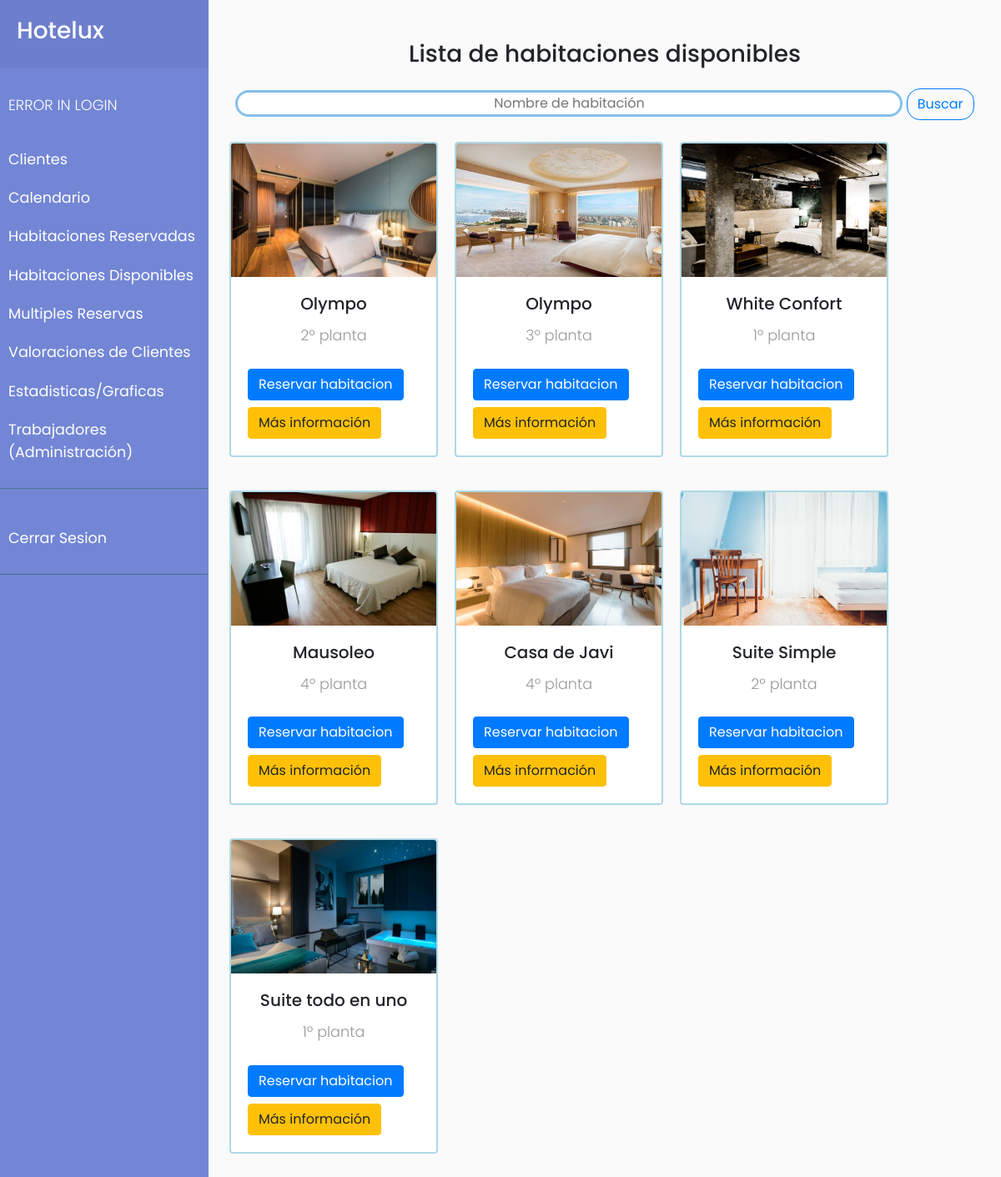
The page /habitaciones_disponibles.php on the database its author committed.
### tables this page shows
CREATE TABLE IF NOT EXISTS `habitaciones` (
  `id` int(11) NOT NULL AUTO_INCREMENT,
  `name` varchar(50) NOT NULL,
  `floor` set('1','2','3','4') NOT NULL,
  `number` int(3) NOT NULL,
  `price` double NOT NULL,
  `description` varchar(500) NOT NULL,
  `photo` varchar(300) NOT NULL,
  `status` tinyint(1) NOT NULL,
  PRIMARY KEY (`id`)
);

### bbdd.php (called while the page is built, shortened)
<?php
function conecta()
{
    $servername = "localhost";
    $user = "root";
    $password = "";
    $dbname = "hotel_erp";
    $conn = new mysqli($servername, $user, $password, $dbname);
    return $conn;
}
function recogeDatos()
{
    $con = conecta();
    $query = "SELECT * FROM habitaciones WHERE status LIKE '0'";
    $result = $con->query($query);
    return $result;
}
?>

### habitaciones_disponibles.php (the view, shortened to what this page needs)
<?php include "carrito.php";
include "bbdd.php";
include 'cabecera.php';
?>
<link href="./CSS/estilos.css" rel="stylesheet" type="text/css">
<div class="container" id="habitaciones">
    <div class="row">
        <div class="col-12">
            <h3 class="text text-center mt-5 mb-4">Lista de habitaciones disponibles</h3>
        </div>
        <div class="text text-center col-12 mb-3">
            <input id="txtBuscar" type="text" name="txtBuscar" value="" placeholder="Nombre de habitación" class="text text-center" style="border: 3px solid #85C1E9 ; border-radius: 1em; width: 50em; ">
            <button type="button" class="btn btn-outline-primary" style="border-radius: 1em;" name="button" onclick="busqueda()">Buscar</button>
        </div>
        <?php if (isset($_GET['busca'])) {
            $habitaciones = recogeBusqueda();
        } else {
            $habitaciones = recogeDatos();
        }
        if ($habitaciones->num_rows > 0) {
            while ($row = $habitaciones->fetch_assoc()) {
                $id = $row['id'];
                $nombre = $row['name'];
                $planta = $row['floor'];
                $precio = $row['price'];
                $img = $row['photo'];
        ?>
                <div class='cajas card'>
                    <a href='./producto.php?id=<?php $id ?>'>
                        <img class='card-img-top' onclick='agranda(this)' src='<?php echo $img ?>' alt='Card image cap' style="height:10em; width:max-width;">
                    </a>
                    <div class='card-body'>
                        <h5 class='card-title text text-center'>
                            <?php echo $nombre ?>
                        </h5>
                        <p class="text text-center"><?php echo $planta . "º planta" ?></p>
                        <button class='btn btn-primary mt-2 mb-2' name='btnAccion' value='Agregar' data-toggle="modal" data-target="#modal_reserva" onclick="showModal('<?php echo $nombre; ?>', '<?php echo $precio ?>', '<?php echo $id ?>')" type='submit'>Reservar habitacion</button>
                        <a href='./producto.php?id=<?php echo $id ?>' class='btn btn-warning'>Más información</a>
                    </div>
                </div>
        <?php  }
        } else {
            echo ("No tenemos habitaciones disponibles");
        }
        ?>
    </div>
</div>
</div>
</div>

### CSS/style.css (style rules this page uses)
body { font-family: 'Poppins', sans-serif; background: #fafafa; }
p { font-family: 'Poppins', sans-serif; font-size: 1.1em; font-weight: 300; line-height: 1.7em; color: #999; }
a, a:hover, a:focus { color: inherit; text-decoration: none; transition: all 0.3s; }

### CSS/estilos.css (style rules this page uses)
.cajas { -webkit-transition:-webkit-transform 1s ease-out; -moz-transition:-moz-transform 1s ease-out; -o-transition:-o-transform 1s ease-out; -ms-transition:-ms-transform 1s ease-out; transition:transform 1s ease-out; border: solid 0.125em #add9e6; transition: border-width 1.5s; margin: 10px; margin-bottom: 30px; width: 15.625em; }

### rows shown on the page
habitaciones: shows a picture, name "Olympo", floor "2"
habitaciones: shows a picture, name "Olympo", floor "3"
habitaciones: shows a picture, name "White Confort", floor "1"
habitaciones: shows a picture, name "Mausoleo", floor "4"
habitaciones: shows a picture, name "Casa de Javi", floor "4"
habitaciones: shows a picture, name "Suite Simple", floor "2"
habitaciones: shows a picture, name "Suite todo en uno", floor "1"
